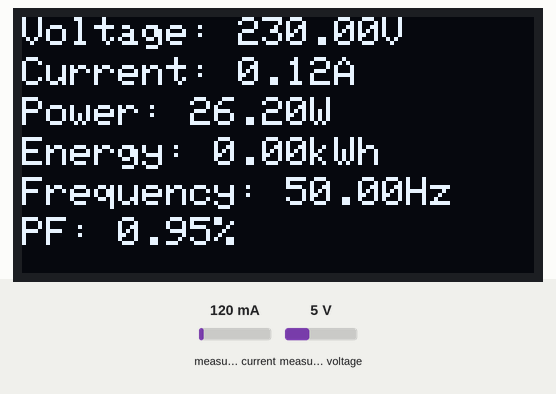
Simulated run of this sketch. Board: ESP32. Parts: 128×64 one-colour display. The test bench sets the inputs (shaded band); at power-on: measured current 120 mA, measured voltage 5 V. WiFi joins after 1.5 s; servers stay silent unless stated; the Firebase database answers and starts empty; what the sketch prints to the serial monitor is not drawn.

Above: at 8.7 s.
8.8 s: measured current set to 40 mA
At 11.9 s:
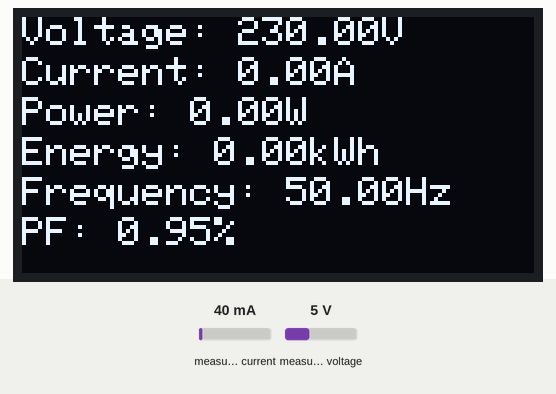
13.0 s: measured voltage set to 0.3 V
At 15.8 s:
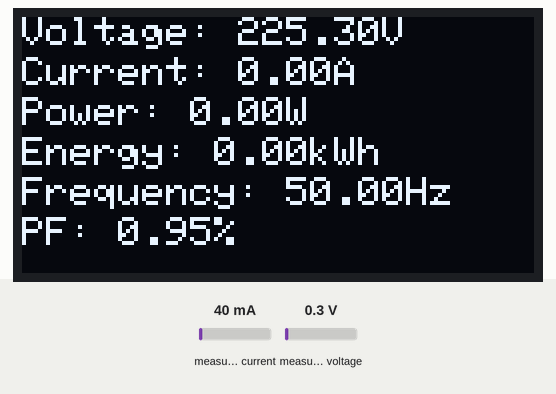
16.9 s: measured current set to 500 mA
At 19.8 s:
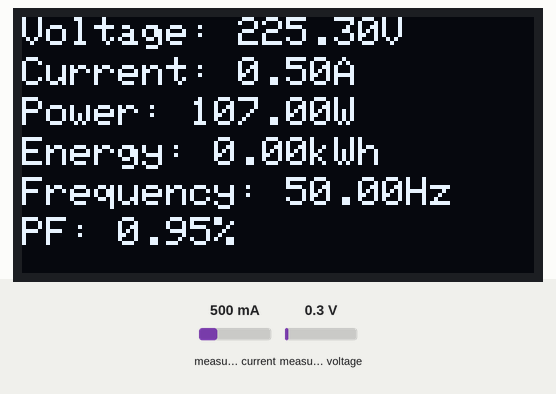
20.8 s: measured voltage set to 3.8 V
At 23.7 s:
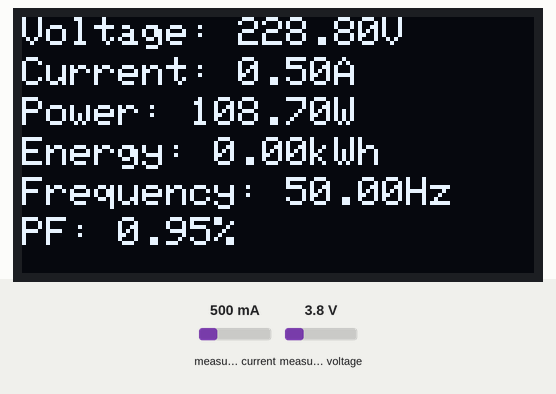
Timing chart, 0 to 25.2 s (numbered marks = the images above; inputs shaded):
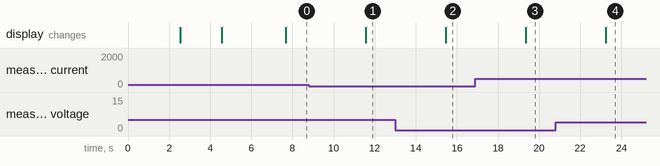

The sketch:

multimedidor-tensao-corrente-v1.0.ino
```cpp
#include <PZEM004Tv30.h>
#include <Wire.h>
#include <Adafruit_GFX.h>
#include <Adafruit_SSD1306.h>

// Bibliotecas para comunicação com a base de dados em nuvem:
#include <FirebaseESP32.h>
#include <ArduinoJson.h>
#include <WiFi.h>

// Conexão banco de dados em nuvem - Firebase, host e auth:
#define FIREBASE_AUTENTICADOR "2Bhe9kS0ocZNvcstR66iplAzJXxbNkk9inLbXgfS"
#define FIREBASE_HOST "multimedidor-tensao-corrente-default-rtdb.firebaseio.com"

FirebaseData firebaseData;

// Conexão wi-fi, SSID e senha da rede:
#define WIFI_IDENTIFICADOR "NET_2G3709CE"
#define WIFI_SENHA "LLCN6641"


#define SCREEN_WIDTH 128 // OLED display width, in pixels
#define SCREEN_HEIGHT 64 // OLED display height, in pixels

// Declaration for an SSD1306 display connected to I2C (SDA, SCL pins)
Adafruit_SSD1306 display(SCREEN_WIDTH, SCREEN_HEIGHT, &Wire, -1);
PZEM004Tv30 pzem(Serial2, 16, 17);


void setup() {
    Serial.begin(115200);
    // Uncomment in order to reset the internal energy counter
    // pzem.resetEnergy()

    // Conexão wi-fi:
    WiFi.begin(WIFI_IDENTIFICADOR, WIFI_SENHA);

    while(WiFi.status() != WL_CONNECTED) {
        Serial.print(".");
        delay(2500);
    }

     if(!display.begin(SSD1306_SWITCHCAPVCC, 0x3C)) { // Address 0x3D for 128x64
        Serial.println(F("SSD1306 allocation failed"));
        for(;;);
      }
      delay(2000);
      display.clearDisplay();
      display.setTextSize(1);
      display.setTextColor(WHITE);
      display.setCursor(10, 10);
      // Display static text
      SplashScreen();
      display.display();
      delay(3000);

      // Conexão banco de dados em nuvem - Firebase:
      Firebase.begin(FIREBASE_HOST, FIREBASE_AUTENTICADOR);
      Firebase.reconnectWiFi(true);
}

void loop() {

    Serial.print("Custom Address:");
    Serial.println(pzem.readAddress(), HEX);

    // Read the data from the sensor
    float voltage = pzem.voltage();
    float current = pzem.current();
    float power = pzem.power();
    float energy = pzem.energy();
    float frequency = pzem.frequency();
    float pf = pzem.pf();

    if (current < 0.05) {
        current = 0;
        power = 0;
    }

    // Check if the data is valid
    if(isnan(voltage)){
        Serial.println("Error reading voltage");
    } else if (isnan(current)) {
        Serial.println("Error reading current");
    } else if (isnan(power)) {
        Serial.println("Error reading power");
    } else if (isnan(energy)) {
        Serial.println("Error reading energy");
    } else if (isnan(frequency)) {
        Serial.println("Error reading frequency");
    } else if (isnan(pf)) {
        Serial.println("Error reading power factor");
    } else {

        // Print the values to the Serial console
        Serial.print("Voltage: ");      Serial.print(voltage);      Serial.println("V");
        Serial.print("Current: ");      Serial.print(current);      Serial.println("A");
        Serial.print("Power: ");        Serial.print(power);        Serial.println("W");
        Serial.print("Energy: ");       Serial.print(energy,3);     Serial.println("kWh");
        Serial.print("Frequency: ");    Serial.print(frequency, 1); Serial.println("Hz");
        Serial.print("PF: ");           Serial.println(pf);

        display.clearDisplay();
        display.setTextSize(1);
        display.setTextColor(WHITE);


        display.setCursor(0, 0);
        display.println("Voltage: " + String(voltage) + "V");

        display.setCursor(0, 10);
        display.println("Current: " + String(current) + "A" );

        display.setCursor(0, 20);
        display.println("Power: " + String(power) + "W" );


        display.setCursor(0, 30);
        display.println("Energy: " + String(energy) + "kWh");

        display.setCursor(0, 40);
        display.println("Frequency: " + String(frequency) + "Hz");

        display.setCursor(0, 50);
        display.println("PF: " + String(pf) + "%");

        display.display();
    }

    // Atualização dos valores:
    if(Firebase.get(firebaseData, "/VariaveisMedidas/Tensao")) {
        Firebase.set(firebaseData, "/VariaveisMedidas/Tensao", voltage);
    } else {
        Serial.print("[!] Erro!");
    }

    if(Firebase.get(firebaseData, "/VariaveisMedidas/corrente")) {
        Firebase.set(firebaseData, "/VariaveisMedidas/corrente", current);
    } else {
        Serial.print("[!] Erro!");
    }

    if(Firebase.get(firebaseData, "/VariaveisMedidas/energia")) {
        Firebase.set(firebaseData, "/VariaveisMedidas/energia", energy);
    } else {
        Serial.print("[!] Erro!");
    }

    if(Firebase.get(firebaseData, "/VariaveisMedidas/potencia")) {
        Firebase.set(firebaseData, "/VariaveisMedidas/potencia", power);
    } else {
        Serial.print("[!] Erro!");
    }

    if(Firebase.get(firebaseData, "/VariaveisMedidas/frequencia")) {
        Firebase.set(firebaseData, "/VariaveisMedidas/frequencia", frequency);
    } else {
        Serial.print("[!] Erro!");
    }

    if(Firebase.get(firebaseData, "/VariaveisMedidas/fator_de_potencia")) {
        Firebase.set(firebaseData, "/VariaveisMedidas/fator_de_potencia", pf);
    } else {
        Serial.print("[!] Erro!");
    }

    delay(2000);
    Serial.println();

}

void SplashScreen() {
  display.clearDisplay();
  display.setTextSize(1);
  display.setTextColor(WHITE);
  //Desenha um circulo, nas coodenadas cartesianas x=48 e y=6, e com raio 6
  display.fillCircle(48, 6, 6, WHITE);
  display.fillRoundRect(42, 15,  12, 12,  2, WHITE);
  display.fillRoundRect(42, 29,  12, 12,  2, WHITE);
  display.fillRoundRect(42, 43,  12, 12,  2, WHITE);
  display.fillRoundRect(57, 1,  12, 12,  2, WHITE);
  display.fillRoundRect(57, 15,  12, 12,  2, WHITE);
  display.fillRoundRect(57, 29,  12, 12,  2, WHITE);
  display.fillRoundRect(57, 43,  12, 12,  2, WHITE);
  display.fillRoundRect(72, 1,  12, 12,  2, WHITE);
  display.fillRoundRect(72, 15,  12, 12,  2, WHITE);
  display.setCursor(30, 57); //Posiciona o cursor na posição x=30 e y=57
  display.println("MULTIMEDIDOR"); //Escreve o texto iniciando da posição do cursor
  display.display(); //Aplica todas as alteraçoes no display

}
```

Measured:
- after the input at 8.8 s, the display: changes after 2.8 s (image 1)
- after the input at 13.0 s, the display: changes after 2.5 s (image 2)
- after the input at 16.9 s, the display: changes after 2.5 s (image 3)
- after the input at 20.8 s, the display: changes after 2.4 s (image 4)
